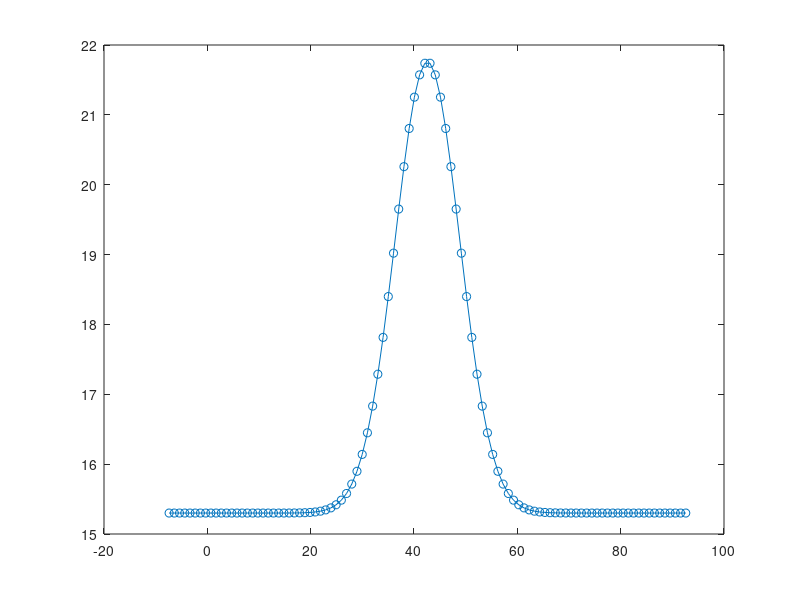

Source code (MATLAB): (Note: this script raises an error after producing the figure.)
%**************************************************************************
% This algorithm perform Levenberg-Marquardt non-linear curve fit
% of gauss area function with offset y=y0+(A/(w*sqrt(pi/2)))*exp(-2*((x-xc)^2/w^2))
%**************************************************************************
clear all
close all
%**************************************************************************
% initialization parameters
%**************************************************************************
% initial area
x01=1;
% initial center
x02=35;
% initial width
x03=1;
% initial offset
x04=0;
% initial parameters
x0=[x01 x02 x03 x04];
%**************************************************************************
% maximum number of iterations
k_max=1000;
% initialize control fitting parameters
% epsilon 1
epsilon_1=1.0e-8;
% epsilon 2
epsilon_2=1.0e-8;
% tau
tau=1.0e-3;
%**************************************************************************
% number of experimental points
M=100;
% initialize x (t_data) and y vectors of gauss function
t_data=zeros(1,M);
y_data=zeros(1,M);
% initialize area
x1=101.2;
% initialize center
x2=42.6;
% initialize width
x3=12.5;
% initialize offset
x4=15.3;
% t_data vector
multiplicator_width=4;
t_data_start=x2-multiplicator_width*x3;
t_data_stop=x2+multiplicator_width*x3;
t_data=linspace(t_data_start,t_data_stop,M);
% y vector
y_data=(x1/(x3*sqrt(pi/2)))*exp(((-2.0)*((t_data(1,:)-x2).^2./x3^2)))+x4;
% plot experimental curve
plot(t_data(1,:),y_data(1,:),'-o');
%**************************************************************************
% perform fit using levmar_gauss_area function
%**************************************************************************
fit_result=levmar_gauss_area(t_data, y_data, x0, k_max, epsilon_1, epsilon_2, tau);
%**************************************************************************
% define function for levenberg-marquardt algorithm - for fit of gaussian
% function with area
%**************************************************************************
% Explanation of function parameters
% parameters of function are: t_data (x coordinates of gaussian function);
% y_data (y coordinates of gaussian function); initial fit
% parameters e.g. x0 = [area center width offset]; maximum number of iterations e.g.
% k_max=1000; epsilon_1=1.0e-8 (good value); epsilon_2=1.0e-8 (good value); 
% tau=1.0e-3 (good value);
%**************************************************************************
function [x_new] = levmar_gauss_area(t_data, y_data, x0, k_max, epsilon_1, epsilon_2, tau)
    % initialize basic fitting parameters
    % initialize iteration variable
    k=0;
    ni=2;
    % calculate number of points
    M=length(t_data(1,:));
    % initialize x vector
    x=x0;
    % initialize Jacobian matrix
    J=zeros(M,4);
    J(:,1)=(-1.0)*exp(-(2*(t_data(1,:)-x(1,2)).^2)./x(1,3)^2)./(x(1,3)*(pi/2)^(1/2));
    J(:,2)=(2*x(1,1).*exp(-(2*(t_data(1,:)-x(1,2)).^2)./x(1,3)^2).*(2*x(1,2)-2*t_data(1,:)))./(x(1,3)^3*(pi/2)^(1/2));
    J(:,3)=(x(1,1).*exp(-(2*(t_data(1,:)-x(1,2)).^2)./x(1,3)^2))./(x(1,3)^2*(pi/2)^(1/2))-...
        (4*x(1,1).*exp(-(2*(t_data(1,:)-x(1,2)).^2)./x(1,3)^2).*(t_data(1,:)-x(1,2)).^2)./(x(1,3)^4*(pi/2)^(1/2));
    J(:,4)=-1;
    % calculate A matrix
    A=transpose(J(:,:))*J(:,:);
    % calculate f function
    f=y_data(1,:)-(x(1,1)/(x(1,3)*sqrt(pi/2)))*exp((-2.0)*(t_data(1,:)-x(1,2)).^2./x(1,3)^2)-x(1,4);
    % calculate g matrix
    g=transpose(J(:,:))*transpose(f(1,:));
    % calculate norm g
    g_norm=sqrt(sum(g(:,1).*g(:,1)));
    % calculate boolean parameter
    found_bool=g_norm < epsilon_1;
    % calculate mi parameter
    mi=tau*max(diag(A(:,:)));
    %**************************************************************************
    % main loop
    %**************************************************************************
    while ((~found_bool) & (k < k_max))
        % iterate
        k=k+1
        % calculate h_lm
        B=A(:,:)+mi*eye(4);
        C=inv(B(:,:));
        h_lm=(-1.0)*transpose(g(:,1))*C(:,:);
        % calculate norm h_lm
        h_lm_norm=sqrt(sum(h_lm(1,:).*h_lm(1,:)));
        % calculate norm x
        x_norm=sqrt(sum(x(1,:).*x(1,:)));
        if (h_lm_norm < epsilon_2*(x_norm+epsilon_2))
            found_bool=1;
        else
            x_new=x(1,:)+h_lm(1,:)
            % calculate f
            f=y_data(1,:)-(x(1,1)/(x(1,3)*sqrt(pi/2)))*exp((-2.0)*(t_data(1,:)-x(1,2)).^2./x(1,3)^2)-x(1,4);
            % calculate new f
            f_new=y_data(1,:)-(x_new(1,1)/(x_new(1,3)*sqrt(pi/2)))*exp((-2.0)*(t_data(1,:)-x_new(1,2)).^2./x_new(1,3)^2)-x_new(1,4);
            % calculate F
            F=0.5*sum(f(1,:).*f(1,:));
            % calculate new F
            F_new=0.5*sum(f_new(1,:).*f_new(1,:));
            % calculate ro numerator
            ro_numerator=F-F_new;
            % caculate ro denominator
            ro_denominator=0.5*h_lm(1,:)*(mi*transpose(h_lm(1,:))-g(:,1));
            % calculate ro
            ro=ro_numerator/ro_denominator;
            if (ro > 0)
                x=x_new;
                % calculate Jacobian matrix
                J=zeros(M,4);
                J(:,1)=(-1.0)*exp(-(2*(t_data(1,:)-x(1,2)).^2)./x(1,3)^2)./(x(1,3)*(pi/2)^(1/2));
                J(:,2)=(2*x(1,1).*exp(-(2*(t_data(1,:)-x(1,2)).^2)./x(1,3)^2).*(2*x(1,2)-2*t_data(1,:)))./(x(1,3)^3*(pi/2)^(1/2));
                J(:,3)=(x(1,1).*exp(-(2*(t_data(1,:)-x(1,2)).^2)./x(1,3)^2))./(x(1,3)^2*(pi/2)^(1/2))-...
                    (4*x(1,1).*exp(-(2*(t_data(1,:)-x(1,2)).^2)./x(1,3)^2).*(t_data(1,:)-x(1,2)).^2)./(x(1,3)^4*(pi/2)^(1/2));
                J(:,4)=-1;
                % calculate A matrix
                A=transpose(J(:,:))*J(:,:);
                % calculate f function
                f=y_data(1,:)-(x(1,1)/(x(1,3)*sqrt(pi/2)))*exp((-2.0)*(t_data(1,:)-x(1,2)).^2./x(1,3)^2)-x(1,4);
                % calculate g matrix
                g=transpose(J(:,:))*transpose(f(1,:));
                % calculate g norm
                g_norm=sqrt(sum(g(:,1).*g(:,1)));
                % calculate found boolean parameter
                found_bool=g_norm <= epsilon_1;
                mi=mi*max([(1/3) (1-(2*ro-1)^3)]);
                ni=2;
            else
                mi=mi*ni;
                ni=2*ni;
            end
        end
    end
end
%**************************************************************************
% end of program
%**************************************************************************